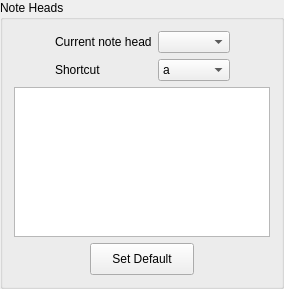
          <widget class="QGroupBox" name="groupBox">
           <property name="sizePolicy">
            <sizepolicy hsizetype="Preferred" vsizetype="MinimumExpanding">
             <horstretch>0</horstretch>
             <verstretch>0</verstretch>
            </sizepolicy>
           </property>
           <property name="toolTip">
            <string>Define the valid note heads for this drum</string>
           </property>
           <property name="title">
            <string>Note Heads</string>
           </property>
           <layout class="QVBoxLayout" name="verticalLayout">
            <item>
             <layout class="QGridLayout" name="gridLayout_3">
              <item row="0" column="1">
               <widget class="QLabel" name="label_6">
                <property name="text">
                 <string>Current note head</string>
                </property>
                <property name="buddy">
                 <cstring>currentNoteHead</cstring>
                </property>
               </widget>
              </item>
              <item row="0" column="2">
               <widget class="QComboBox" name="currentNoteHead">
                <property name="sizePolicy">
                 <sizepolicy hsizetype="Expanding" vsizetype="Fixed">
                  <horstretch>0</horstretch>
                  <verstretch>0</verstretch>
                 </sizepolicy>
                </property>
                <property name="toolTip">
                 <string>Change the selected note head</string>
                </property>
                <property name="whatsThis">
                 <string>&lt;html&gt;&lt;head/&gt;&lt;body&gt;&lt;p&gt;&lt;span style=&quot; font-weight:600;&quot;&gt;Current note head&lt;/span&gt;&lt;/p&gt;&lt;p&gt;&lt;br/&gt;&lt;/p&gt;&lt;p&gt;This option allows you to select the symbol that will be displayed for the currently selected note head.&lt;/p&gt;&lt;/body&gt;&lt;/html&gt;</string>
                </property>
               </widget>
              </item>
              <item row="0" column="3">
               <spacer name="horizontalSpacer_11">
                <property name="orientation">
                 <enum>Qt::Horizontal</enum>
                </property>
                <property name="sizeType">
                 <enum>QSizePolicy::Expanding</enum>
                </property>
                <property name="sizeHint" stdset="0">
                 <size>
                  <width>40</width>
                  <height>20</height>
                 </size>
                </property>
               </spacer>
              </item>
              <item row="0" column="0">
               <spacer name="horizontalSpacer_13">
                <property name="orientation">
                 <enum>Qt::Horizontal</enum>
                </property>
                <property name="sizeHint" stdset="0">
                 <size>
                  <width>40</width>
                  <height>20</height>
                 </size>
                </property>
               </spacer>
              </item>
              <item row="1" column="1">
               <widget class="QLabel" name="label_10">
                <property name="text">
                 <string>Shortcut</string>
                </property>
                <property name="buddy">
                 <cstring>shortcutCombo</cstring>
                </property>
               </widget>
              </item>
              <item row="1" column="2">
               <widget class="QComboBox" name="shortcutCombo">
                <property name="whatsThis">
                 <string>&lt;html&gt;&lt;head/&gt;&lt;body&gt;&lt;p&gt;&lt;span style=&quot; font-weight:600;&quot;&gt;Note head shortcut&lt;/span&gt;&lt;/p&gt;&lt;p&gt;&lt;br/&gt;&lt;/p&gt;&lt;p&gt;The keyboard shortcut that is associated with this note head.&lt;/p&gt;&lt;/body&gt;&lt;/html&gt;</string>
                </property>
                <item>
                 <property name="text">
                  <string>a</string>
                 </property>
                </item>
                <item>
                 <property name="text">
                  <string>b</string>
                 </property>
                </item>
                <item>
                 <property name="text">
                  <string>c</string>
                 </property>
                </item>
                <item>
                 <property name="text">
                  <string>d</string>
                 </property>
                </item>
                <item>
                 <property name="text">
                  <string>e</string>
                 </property>
                </item>
                <item>
                 <property name="text">
                  <string>f</string>
                 </property>
                </item>
                <item>
                 <property name="text">
                  <string>g</string>
                 </property>
                </item>
                <item>
                 <property name="text">
                  <string>h</string>
                 </property>
                </item>
                <item>
                 <property name="text">
                  <string>i</string>
                 </property>
                </item>
                <item>
                 <property name="text">
                  <string>j</string>
                 </property>
                </item>
                <item>
                 <property name="text">
                  <string>k</string>
                 </property>
                </item>
                <item>
                 <property name="text">
                  <string>l</string>
                 </property>
                </item>
                <item>
                 <property name="text">
                  <string>m</string>
                 </property>
                </item>
                <item>
                 <property name="text">
                  <string>n</string>
                 </property>
                </item>
                <item>
                 <property name="text">
                  <string>o</string>
                 </property>
                </item>
                <item>
                 <property name="text">
                  <string>p</string>
                 </property>
                </item>
                <item>
                 <property name="text">
                  <string>q</string>
                 </property>
                </item>
                <item>
                 <property name="text">
                  <string>r</string>
                 </property>
                </item>
                <item>
                 <property name="text">
                  <string>s</string>
                 </property>
                </item>
                <item>
                 <property name="text">
                  <string>t</string>
                 </property>
                </item>
                <item>
                 <property name="text">
                  <string>u</string>
                 </property>
                </item>
                <item>
                 <property name="text">
                  <string>v</string>
                 </property>
                </item>
                <item>
                 <property name="text">
                  <string>w</string>
                 </property>
                </item>
                <item>
                 <property name="text">
                  <string>x</string>
                 </property>
                </item>
                <item>
                 <property name="text">
                  <string>y</string>
                 </property>
                </item>
                <item>
                 <property name="text">
                  <string>z</string>
                 </property>
                </item>
               </widget>
              </item>
             </layout>
            </item>
            <item>
             <widget class="QListWidget" name="noteHeadTable">
              <property name="sizePolicy">
               <sizepolicy hsizetype="Expanding" vsizetype="Expanding">
                <horstretch>0</horstretch>
                <verstretch>0</verstretch>
               </sizepolicy>
              </property>
              <property name="minimumSize">
               <size>
                <width>214</width>
                <height>100</height>
               </size>
              </property>
              <property name="maximumSize">
               <size>
                <width>16777215</width>
                <height>150</height>
               </size>
              </property>
              <property name="toolTip">
               <string>A list of the valid note heads for this drum</string>
              </property>
              <property name="whatsThis">
               <string>&lt;html&gt;&lt;head/&gt;&lt;body&gt;&lt;p&gt;&lt;span style=&quot; font-weight:600;&quot;&gt;Note head list&lt;/span&gt;&lt;/p&gt;&lt;p&gt;&lt;br/&gt;&lt;/p&gt;&lt;p&gt;Each drum has a list of valid note heads that can be displayed on its line. Each note head corresponds to a different way of striking the drum, e.g. normal strikes, ghost notes, flams, etc. This window lists the valid note heads for the currently selected drum.&lt;/p&gt;&lt;p&gt;&lt;br/&gt;&lt;/p&gt;&lt;p&gt;Selecting a note head in this window allows you to choose MIDI and Lilypond notation to be associated with this note head for this drum.&lt;/p&gt;&lt;/body&gt;&lt;/html&gt;</string>
              </property>
              <property name="horizontalScrollBarPolicy">
               <enum>Qt::ScrollBarAlwaysOff</enum>
              </property>
              <property name="editTriggers">
               <set>QAbstractItemView::NoEditTriggers</set>
              </property>
              <property name="showDropIndicator" stdset="0">
               <bool>false</bool>
              </property>
             </widget>
            </item>
            <item>
             <layout class="QHBoxLayout" name="horizontalLayout">
              <item>
               <spacer name="horizontalSpacer_9">
                <property name="orientation">
                 <enum>Qt::Horizontal</enum>
                </property>
                <property name="sizeType">
                 <enum>QSizePolicy::Preferred</enum>
                </property>
                <property name="sizeHint" stdset="0">
                 <size>
                  <width>0</width>
                  <height>20</height>
                 </size>
                </property>
               </spacer>
              </item>
              <item>
               <widget class="QPushButton" name="addHeadButton">
                <property name="sizePolicy">
                 <sizepolicy hsizetype="Fixed" vsizetype="Fixed">
                  <horstretch>0</horstretch>
                  <verstretch>0</verstretch>
                 </sizepolicy>
                </property>
                <property name="minimumSize">
                 <size>
                  <width>32</width>
                  <height>32</height>
                 </size>
                </property>
                <property name="maximumSize">
                 <size>
                  <width>32</width>
                  <height>32</height>
                 </size>
                </property>
                <property name="toolTip">
                 <string>Add a new note head for this drum</string>
                </property>
                <property name="whatsThis">
                 <string>&lt;html&gt;&lt;head/&gt;&lt;body&gt;&lt;p&gt;&lt;span style=&quot; font-weight:600;&quot;&gt;Add note head&lt;/span&gt;&lt;/p&gt;&lt;p&gt;&lt;br/&gt;&lt;/p&gt;&lt;p&gt;Add a new note head for this drum.&lt;/p&gt;&lt;/body&gt;&lt;/html&gt;</string>
                </property>
                <property name="text">
                 <string/>
                </property>
                <property name="icon">
                 <iconset resource="../buttons.qrc">
                  <normaloff>:/buttons/GUI/Icons/list-add.png</normaloff>:/buttons/GUI/Icons/list-add.png</iconset>
                </property>
                <property name="flat">
                 <bool>true</bool>
                </property>
               </widget>
              </item>
              <item>
               <widget class="QPushButton" name="headUpButton">
                <property name="sizePolicy">
                 <sizepolicy hsizetype="Fixed" vsizetype="Fixed">
                  <horstretch>0</horstretch>
                  <verstretch>0</verstretch>
                 </sizepolicy>
                </property>
                <property name="minimumSize">
                 <size>
                  <width>32</width>
                  <height>32</height>
                 </size>
                </property>
                <property name="maximumSize">
                 <size>
                  <width>32</width>
                  <height>32</height>
                 </size>
                </property>
                <property name="toolTip">
                 <string>Move the current note head up</string>
                </property>
                <property name="whatsThis">
                 <string>&lt;html&gt;&lt;head/&gt;&lt;body&gt;&lt;p&gt;&lt;span style=&quot; font-weight:600;&quot;&gt;Move note head up&lt;/span&gt;&lt;/p&gt;&lt;p&gt;&lt;br/&gt;&lt;/p&gt;&lt;p&gt;Move the currently selected note head up in the list.&lt;/p&gt;&lt;/body&gt;&lt;/html&gt;</string>
                </property>
                <property name="icon">
                 <iconset resource="../buttons.qrc">
                  <normaloff>:/buttons/GUI/Icons/go-up.png</normaloff>:/buttons/GUI/Icons/go-up.png</iconset>
                </property>
                <property name="flat">
                 <bool>true</bool>
                </property>
               </widget>
              </item>
              <item>
               <widget class="QPushButton" name="setDefaultHeadButton">
                <property name="sizePolicy">
                 <sizepolicy hsizetype="Preferred" vsizetype="Preferred">
                  <horstretch>0</horstretch>
                  <verstretch>0</verstretch>
                 </sizepolicy>
                </property>
                <property name="minimumSize">
                 <size>
                  <width>75</width>
                  <height>23</height>
                 </size>
                </property>
                <property name="maximumSize">
                 <size>
                  <width>500</width>
                  <height>50</height>
                 </size>
                </property>
                <property name="toolTip">
                 <string>Make the currently selected note head the default for this drum</string>
                </property>
                <property name="whatsThis">
                 <string>&lt;html&gt;&lt;head/&gt;&lt;body&gt;&lt;p&gt;&lt;span style=&quot; font-weight:600;&quot;&gt;Set default note head&lt;/span&gt;&lt;/p&gt;&lt;p&gt;&lt;br/&gt;&lt;/p&gt;&lt;p&gt;The default note head is the one which is placed in the score when you click on a note position for this drum. Click this button to make the currently selected note head the default for this drum.&lt;/p&gt;&lt;/body&gt;&lt;/html&gt;</string>
                </property>
                <property name="text">
                 <string>Set Default</string>
                </property>
               </widget>
              </item>
              <item>
               <widget class="QPushButton" name="headDownButton">
                <property name="sizePolicy">
                 <sizepolicy hsizetype="Fixed" vsizetype="Fixed">
                  <horstretch>0</horstretch>
                  <verstretch>0</verstretch>
                 </sizepolicy>
                </property>
                <property name="minimumSize">
                 <size>
                  <width>32</width>
                  <height>32</height>
                 </size>
                </property>
                <property name="maximumSize">
                 <size>
                  <width>32</width>
                  <height>32</height>
                 </size>
                </property>
                <property name="toolTip">
                 <string>Move the current note head down</string>
                </property>
                <property name="whatsThis">
                 <string>&lt;html&gt;&lt;head/&gt;&lt;body&gt;&lt;p&gt;&lt;span style=&quot; font-weight:600;&quot;&gt;Move note head down&lt;/span&gt;&lt;/p&gt;&lt;p&gt;&lt;br/&gt;&lt;/p&gt;&lt;p&gt;Move the currently selected note head down in the list.&lt;/p&gt;&lt;/body&gt;&lt;/html&gt;</string>
                </property>
                <property name="text">
                 <string/>
                </property>
                <property name="icon">
                 <iconset resource="../buttons.qrc">
                  <normaloff>:/buttons/GUI/Icons/go-down.png</normaloff>:/buttons/GUI/Icons/go-down.png</iconset>
                </property>
                <property name="flat">
                 <bool>true</bool>
                </property>
               </widget>
              </item>
              <item>
               <widget class="QPushButton" name="deleteHeadButton">
                <property name="sizePolicy">
                 <sizepolicy hsizetype="Fixed" vsizetype="Fixed">
                  <horstretch>0</horstretch>
                  <verstretch>0</verstretch>
                 </sizepolicy>
                </property>
                <property name="minimumSize">
                 <size>
                  <width>32</width>
                  <height>32</height>
                 </size>
                </property>
                <property name="maximumSize">
                 <size>
                  <width>32</width>
                  <height>32</height>
                 </size>
                </property>
                <property name="toolTip">
                 <string>Remove the currently selected note head</string>
                </property>
                <property name="whatsThis">
                 <string>&lt;html&gt;&lt;head/&gt;&lt;body&gt;&lt;p&gt;&lt;span style=&quot; font-weight:600;&quot;&gt;Remove note head&lt;/span&gt;&lt;/p&gt;&lt;p&gt;&lt;br/&gt;&lt;/p&gt;&lt;p&gt;Remove the currently selected note head from the list of heads valid for this drum.&lt;/p&gt;&lt;/body&gt;&lt;/html&gt;</string>
                </property>
                <property name="text">
                 <string/>
                </property>
                <property name="icon">
                 <iconset resource="../buttons.qrc">
                  <normaloff>:/buttons/GUI/Icons/list-remove.png</normaloff>:/buttons/GUI/Icons/list-remove.png</iconset>
                </property>
                <property name="flat">
                 <bool>true</bool>
                </property>
               </widget>
              </item>
              <item>
               <spacer name="horizontalSpacer_10">
                <property name="orientation">
                 <enum>Qt::Horizontal</enum>
                </property>
                <property name="sizeType">
                 <enum>QSizePolicy::Preferred</enum>
                </property>
                <property name="sizeHint" stdset="0">
                 <size>
                  <width>0</width>
                  <height>20</height>
                 </size>
                </property>
               </spacer>
              </item>
             </layout>
            </item>
           </layout>
          </widget>
